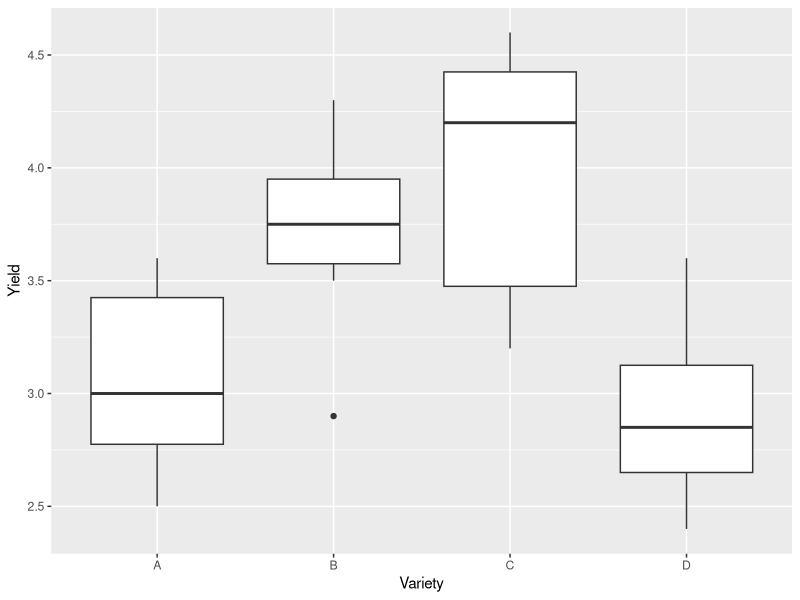
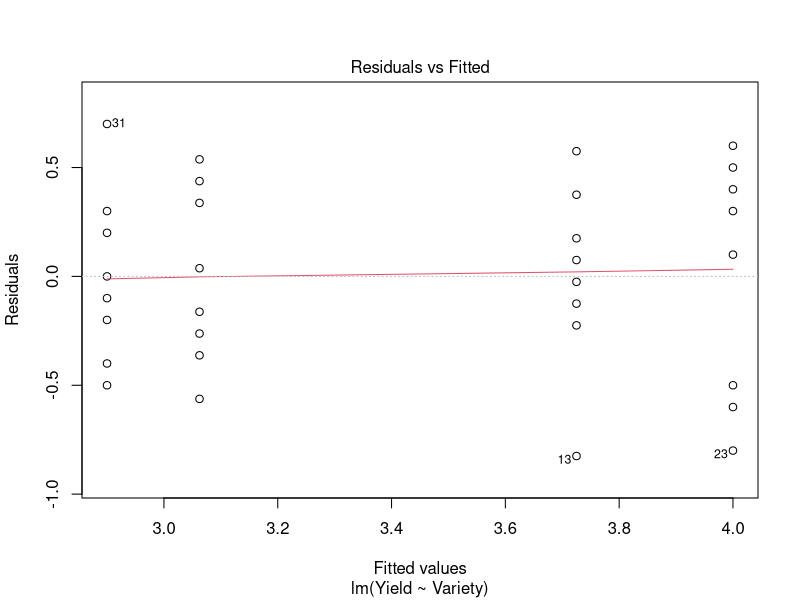
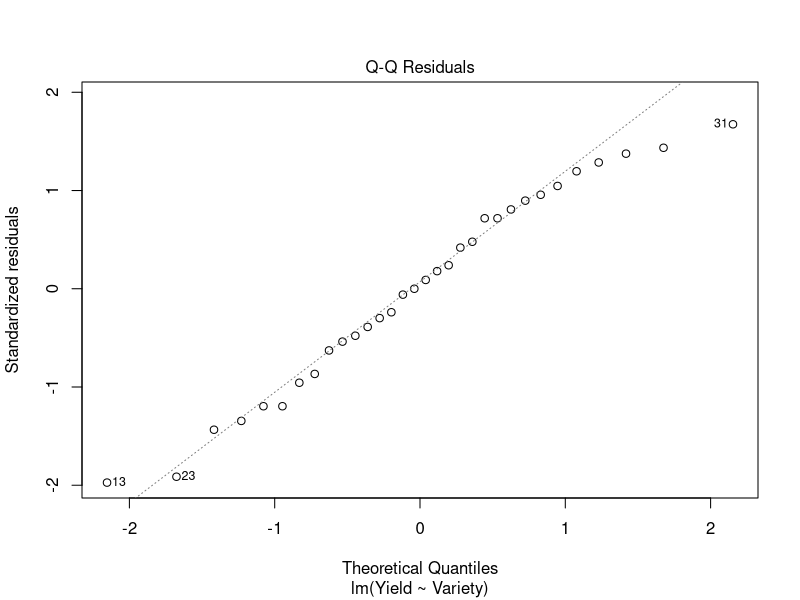
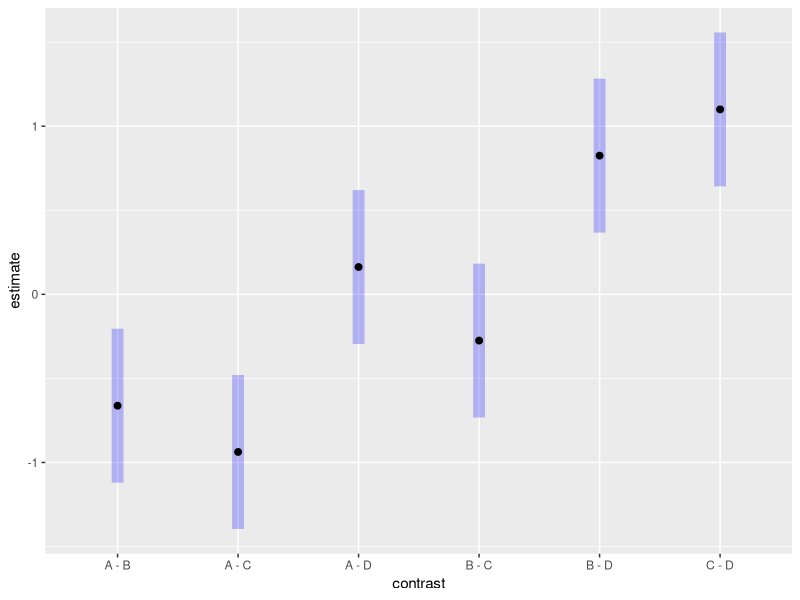
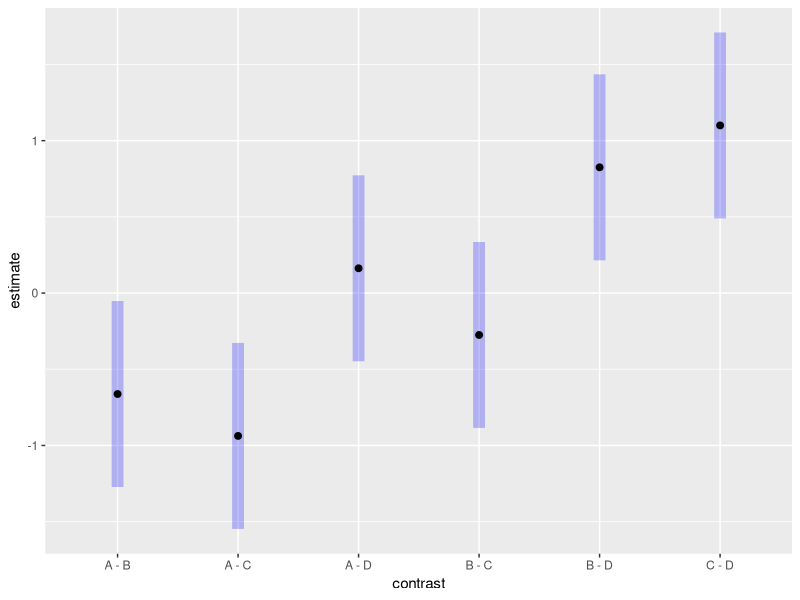
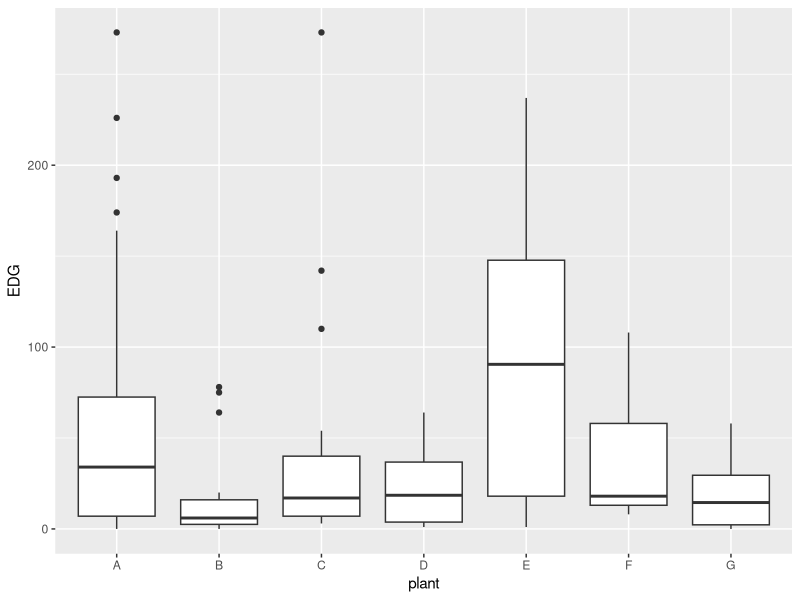
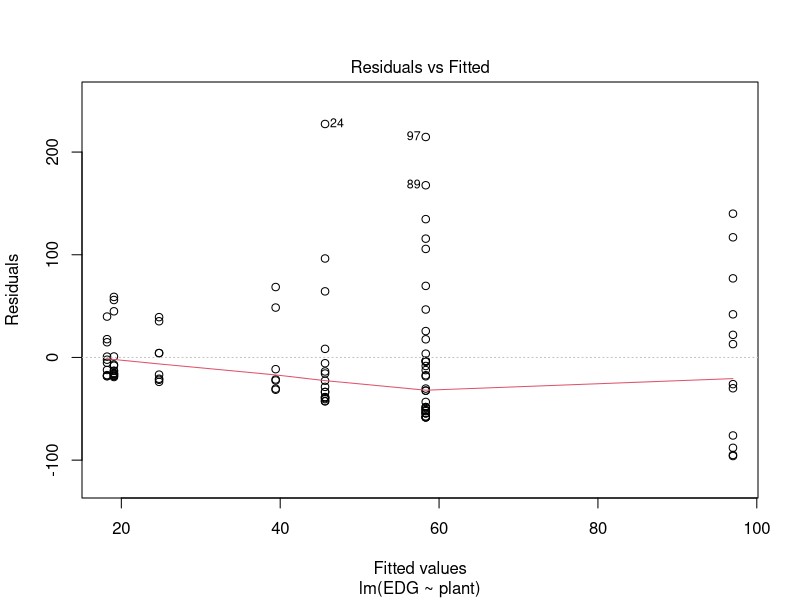
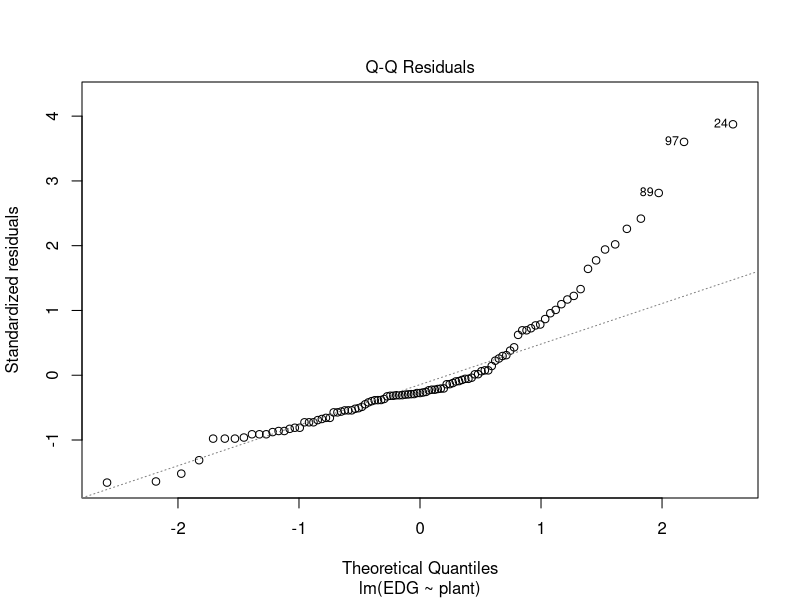

Reproduce these figures in R, in order.
## ---- chunk 1
#Retain (and do not edit) this code chunk!!!
library(knitr)
knitr::opts_chunk$set(echo = FALSE)
knitr::opts_chunk$set(message = FALSE)

library(tidyverse)
library(here)

## ---- chunk 2
#Q1
corn <- read_csv(here('./HW6/CornYield.csv')) %>%
  mutate(Variety = as.factor(Variety))

ggplot(corn, aes(x=Variety, y=Yield)) +
  geom_boxplot()
    
## ---- chunk 3
#Q2
corn_anov <- lm(Yield ~ Variety, data = corn)

anova(corn_anov)

## ---- chunk 4
#Q3
plot(corn_anov, 1)
plot(corn_anov, 2)

## ---- chunk 5
library('emmeans')

#Q4
lmfit <- lm(Yield ~ Variety, data = corn)
emout <- emmeans(lmfit, ~ Variety)
pairs(emout, adjust = 'none')

## ---- chunk 6
#Q5
pairs(emout)

## ---- chunk 7
#Q6

plot(pairs(emout, adjust = 'none'), horizontal = F)

## ---- chunk 8
#Q7
plot(pairs(emout), horizontal = F)

## ---- chunk 9
#Q9
pp <- read_csv(here('./HW6/ex8-23.txt'), quote = "'")

pp <- pp %>%
  pivot_longer(everything(), names_to = 'plant', values_to = 'EDG') %>%
  mutate(plant = as_factor(plant)) %>%
  na.omit()

ggplot(pp, aes(x = plant, y = EDG)) +
  geom_boxplot()

## ---- chunk 10

fit <- lm(EDG ~ plant, data = pp)
anova(fit)

## ---- chunk 11
#Q11
plot(fit, 1)
plot(fit, 2)

## ---- chunk 12
#Q12
kruskal.test(EDG ~ plant, data = pp)
